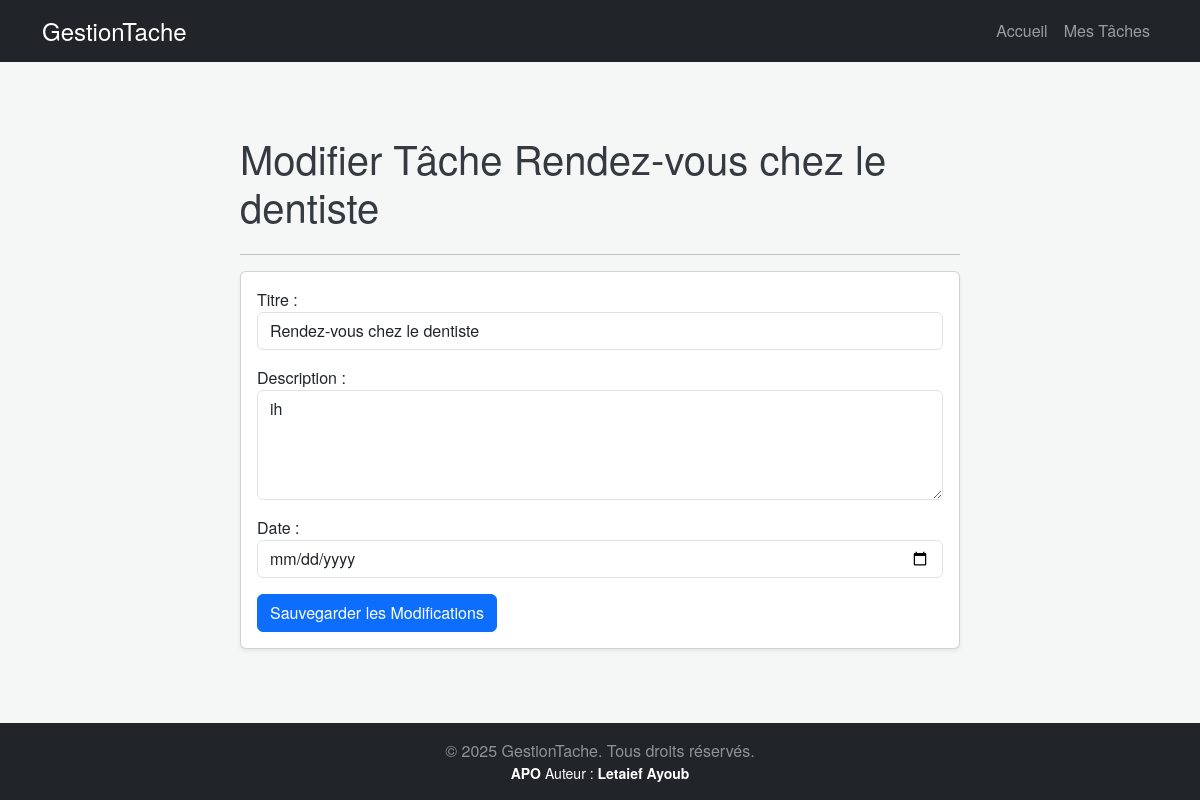
Screenshot of /modifier-tache/8/ with the database file from the repository.
### taches/models.py (models this page shows, shortened)
class Tache(models.Model):
    titre = models.CharField(max_length=200)
    description = models.TextField(blank=True, null=True) # Description facultative
    date_creation = models.DateTimeField(default=timezone.now)
    date_due = models.DateTimeField(blank=True, null=True) # Date limite facultative
    completee = models.BooleanField(default=False) # L'état de la tâche
    statut_en_cours = models.BooleanField(default=True)

### taches/views.py (the view)
# urls.py: path('modifier-tache/<int:pk>/', views.tache_update, name='tache_modifier'),
def tache_update(request, pk):
    tache = get_object_or_404(Tache, pk=pk)
    form = TacheForm(request.POST or None, instance=tache)
    if form.is_valid():
        form.save()
        return redirect('tache')
    return render(
        request,
        'taches/tache_creation.html', {'form': form,'tache': tache}
    )

### taches/forms.py
class TacheForm(ModelForm):
    class Meta:
        model = Tache
        fields = ('titre', 'description', 'date_due')
        labels = {'titre' : 'Titre','description':'Description','date_due': 'Date', }
        widgets = {
            'titre': forms.TextInput(attrs={'class': 'form-control'}),
            'description': forms.Textarea(attrs={'class': 'form-control', 'rows': 4}),
            'date_due': forms.DateInput(attrs={'class': 'form-control', 'type': 'date'}),
        }

### taches/templates/taches/tache_creation.html (shortened to what this page needs)
{% extends 'taches/../../templates/base.html' %}
{% load static %}
{% block content %}
    <div class="container mt-5">
        <div class="row justify-content-center">
            <div class="col-md-8">
                <h1 class="mb-4">
                    {% if tache %}
                        Modifier Tâche {{ tache.titre }}
                    {% else %}
                        Créer une Nouvelle Tâche
                    {% endif %}
                </h1>
                <hr>
                <div class="card shadow-sm">
                    <div class="card-body">
                        <form method="post">
                            {% for field in form %}
                                <div class="mb-3">
                                    {{ field.label_tag }}
                                    {{ field }}
                                </div>
                            {% endfor %}
                            <button type="submit"
                                    class="btn btn-primary me-2"
                                    onclick="return confirm('Voulez-vous confirmer l\'enregistrement de cette tâche ?');">
                                {% if tache %}Sauvegarder les Modifications{% else %}Enregistrer la Tâche{% endif %}
                            </button>
                        </form>
                    </div>
                </div>
            </div>
        </div>
    </div>
{% endblock content %}

### taches/static/css/taches.css (style rules this page uses)
body { font-family: 'Helvetica Neue', Arial, sans-serif; background-color: #f4f7f6; }
h1 { font-weight: 300; margin-bottom: 25px; color: #343a40; }

### rows the page displays
Tache: titre "Rendez-vous chez le dentiste", form "Rendez-vous chez le dentiste" "ih"

### other values shown
{{ field.label_tag }} "Titre :" "Description :" "Date :"
